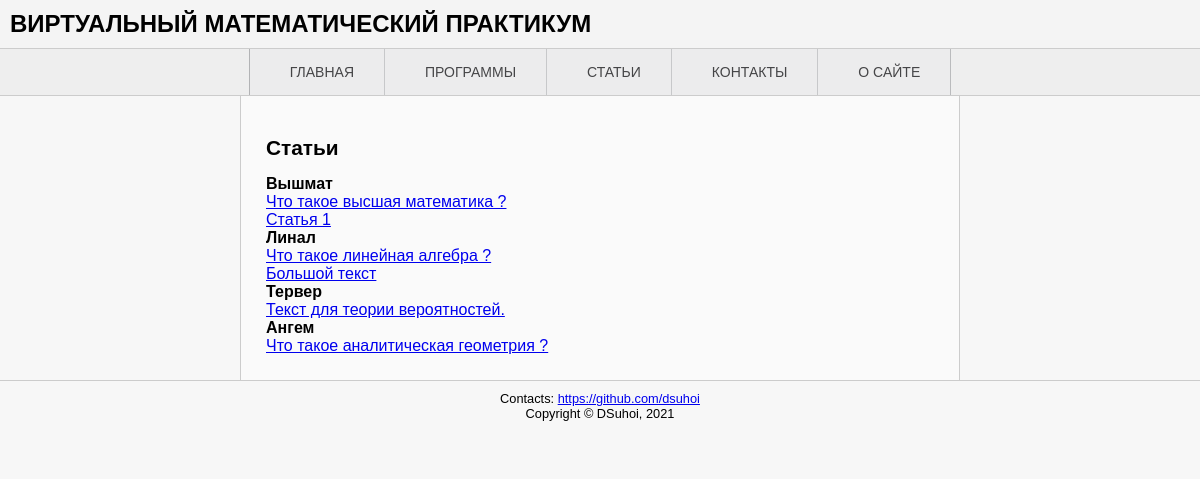
Page /post/ on the committed database.
### app/models.py (models this page shows, shortened)
class Articles(db.Model):
    id = db.Column(db.Integer(), nullable=False, primary_key=True)
    title = db.Column(db.Text(), nullable=False)
    chapter = db.Column(db.Text(), nullable=False)
    content = db.Column(db.Text(), nullable=False, default='Текст')

### app/main/views.py (the view)
@main.route('/post')
def articles():
    return render_template('post.html')

### app/post/views.py (called while the page is built)
@post.route('/')
def index():
    articles = Articles.query
    chapters = articles.with_entities(Articles.chapter).distinct()
    articles_dict = \
        {chapt[0]: articles.filter(Articles.chapter==chapt[0]).all() for chapt in chapters}
    return render_template('post.html', post_dict=articles_dict)

### app/templates/post.html (shortened to what this page needs)
{% extends "base.html" %}
{% block text %}
<article>
    <p><h2>Статьи</h2></p>
    <ul> {% for chapter in post_dict %}
    <li>
        <b>{{chapter}}</b>
        <ul> {% for post in post_dict[chapter] %}
            <li><a href="{{ url_for('post.page', post_id=post.id) }}">{{post.title}}</a></li>{% endfor %}
        </ul>
    </li> {% endfor %}
    </ul>
</article>
{% endblock %}

### app/static/css/style.css (style rules this page uses)
* { box-sizing: border-box; }
html, body, div, span, h1, h2, h3, h4, h5, h6, p, a, ul, li { margin: 0; padding: 0; border: 0; font-size: 100%; vertical-align: baseline; }
body { font-family: Verdana, Arial, sans-serif; background-color: #f7f7f7; }
.wrapper li { list-style-type: none; }
article { background-color: #fafafa; border-left: 1px solid #ccc; border-right: 1px solid #ccc; margin-left: 20%; margin-right: 20%; padding: 25px; width: 60%; }
article:after, #main:after { clear:both; display:table; content:''; }
article h2, main h2 { font-size: 1.3em; margin-bottom:15px; }
article p, main p { line-height: 150%; margin-bottom: 15px; }

### rows in the picture
Articles: title "Что такое высшая математика ?"
Articles: title "Статья 1"
Articles: title "Что такое линейная алгебра ?"
Articles: title "Большой текст"
Articles: title "Текст для теории вероятностей."
Articles: title "Что такое аналитическая геометрия ?"

### other values in the picture
{{ chapter }} "Вышмат" "Линал" "Тервер" "Ангем"
